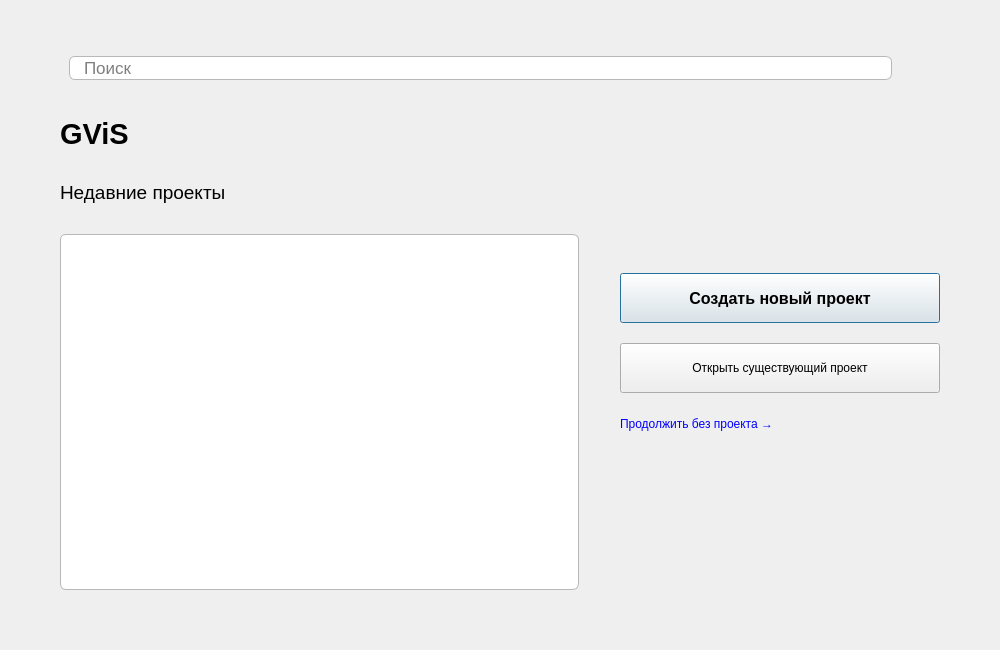
<?xml version="1.0" encoding="UTF-8"?>
<ui version="4.0">
 <class>StartDialog</class>
 <widget class="QDialog" name="StartDialog">
  <property name="geometry">
   <rect>
    <x>0</x>
    <y>0</y>
    <width>1000</width>
    <height>650</height>
   </rect>
  </property>
  <property name="minimumSize">
   <size>
    <width>800</width>
    <height>550</height>
   </size>
  </property>
  <property name="windowTitle">
   <string>GViS</string>
  </property>
  <layout class="QVBoxLayout" name="verticalLayout_main">
   <property name="spacing">
    <number>20</number>
   </property>
   <property name="leftMargin">
    <number>60</number>
   </property>
   <property name="topMargin">
    <number>40</number>
   </property>
   <property name="rightMargin">
    <number>60</number>
   </property>
   <property name="bottomMargin">
    <number>60</number>
   </property>
   <item>
    <widget class="QWidget" name="widget_search" native="true">
     <property name="minimumSize">
      <size>
       <width>0</width>
       <height>40</height>
      </size>
     </property>
     <layout class="QHBoxLayout" name="searchLayout">
      <property name="spacing">
       <number>0</number>
      </property>
      <item>
       <widget class="QLineEdit" name="lineEdit_search">
        <property name="styleSheet">
         <string notr="true">
          QLineEdit {
            border: 1px solid palette(mid);
            border-radius: 6px;
            padding-left: 12px;
            padding-right: 40px;
            background-color: palette(base);
            color: palette(text);
            font-size: 13pt;
          }
          QLineEdit:focus {
            border: 2px solid palette(highlight);
          }
         </string>
        </property>
        <property name="placeholderText">
         <string>Поиск</string>
        </property>
        <property name="clearButtonEnabled">
         <bool>true</bool>
        </property>
       </widget>
      </item>
      <item>
       <widget class="QToolButton" name="toolButton_search">
        <property name="cursor">
         <cursorShape>PointingHandCursor</cursorShape>
        </property>
        <property name="styleSheet">
         <string notr="true">
          QToolButton {
            border: none;
            background: transparent;
            padding: 8px;
          }
          QToolButton:hover {
            background: rgba(128, 128, 128, 0.2);
            border-radius: 4px;
          }
         </string>
        </property>
        <property name="icon">
         <iconset theme="search"/>
        </property>
        <property name="iconSize">
         <size>
          <width>20</width>
          <height>20</height>
         </size>
        </property>
       </widget>
      </item>
     </layout>
    </widget>
   </item>
   <item>
    <layout class="QHBoxLayout" name="mainLayout">
     <property name="spacing">
      <number>41</number>
     </property>
     <item>
      <layout class="QVBoxLayout" name="leftLayout">
       <property name="spacing">
        <number>30</number>
       </property>
       <item>
        <widget class="QLabel" name="label_title">
         <property name="font">
          <font>
           <pointsize>22</pointsize>
           <bold>true</bold>
          </font>
         </property>
         <property name="text">
          <string>GViS</string>
         </property>
        </widget>
       </item>
       <item>
        <widget class="QLabel" name="label_recent">
         <property name="font">
          <font>
           <pointsize>14</pointsize>
          </font>
         </property>
         <property name="text">
          <string>Недавние проекты</string>
         </property>
        </widget>
       </item>
       <item>
        <widget class="QListWidget" name="listWidget_recent">
         <property name="styleSheet">
          <string notr="true">
           QListWidget {
             background-color: palette(base);
             color: palette(text);
             border: 1px solid palette(mid);
             border-radius: 6px;
             padding: 4px;
           }
           QListWidget::item {
             padding: 10px 8px;
             border-bottom: 1px solid palette(midlight);
           }
           QListWidget::item:last {
             border-bottom: none;
           }
           QListWidget::item:selected {
             background-color: palette(highlight);
             color: palette(highlighted-text);
           }
           QListWidget::item:alternate {
             background-color: palette(alternate-base);
           }
          </string>
         </property>
         <property name="alternatingRowColors">
          <bool>true</bool>
         </property>
        </widget>
       </item>
      </layout>
     </item>
     <item>
      <layout class="QVBoxLayout" name="rightLayout">
       <property name="spacing">
        <number>20</number>
       </property>
       <item>
        <spacer name="topSpacer">
         <property name="orientation">
          <enum>Qt::Orientation::Vertical</enum>
         </property>
         <property name="sizeType">
          <enum>QSizePolicy::Policy::Expanding</enum>
         </property>
         <property name="sizeHint" stdset="0">
          <size>
           <width>0</width>
           <height>0</height>
          </size>
         </property>
        </spacer>
       </item>
       <item>
        <widget class="QPushButton" name="btn_new_project">
         <property name="minimumSize">
          <size>
           <width>320</width>
           <height>50</height>
          </size>
         </property>
         <property name="font">
          <font>
           <pointsize>12</pointsize>
           <bold>true</bold>
          </font>
         </property>
         <property name="text">
          <string>Создать новый проект</string>
         </property>
        </widget>
       </item>
       <item>
        <widget class="QPushButton" name="btn_open_project">
         <property name="minimumSize">
          <size>
           <width>320</width>
           <height>50</height>
          </size>
         </property>
         <property name="text">
          <string>Открыть существующий проект</string>
         </property>
        </widget>
       </item>
       <item>
        <widget class="QPushButton" name="btn_continue">
         <property name="styleSheet">
          <string notr="true">
           color: palette(link);
           text-align: left;
           padding: 4px 0;
           background: transparent;
           border: none;
          </string>
         </property>
         <property name="text">
          <string>Продолжить без проекта →</string>
         </property>
         <property name="flat">
          <bool>true</bool>
         </property>
        </widget>
       </item>
       <item>
        <spacer name="bottomSpacer">
         <property name="orientation">
          <enum>Qt::Orientation::Vertical</enum>
         </property>
         <property name="sizeType">
          <enum>QSizePolicy::Policy::Expanding</enum>
         </property>
         <property name="sizeHint" stdset="0">
          <size>
           <width>0</width>
           <height>0</height>
          </size>
         </property>
        </spacer>
       </item>
      </layout>
     </item>
    </layout>
   </item>
  </layout>
 </widget>
 <resources/>
 <connections/>
</ui>
